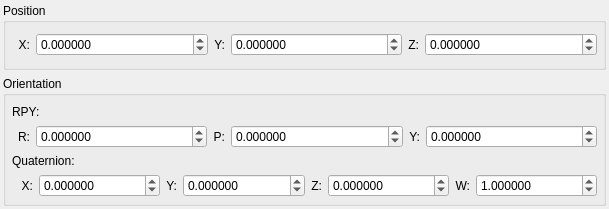
<?xml version="1.0" encoding="UTF-8"?>
<ui version="4.0">
 <class>CartesianEditorWidget</class>
 <widget class="QWidget" name="CartesianEditorWidget">
  <property name="geometry">
   <rect>
    <x>0</x>
    <y>0</y>
    <width>609</width>
    <height>209</height>
   </rect>
  </property>
  <property name="sizePolicy">
   <sizepolicy hsizetype="Expanding" vsizetype="Expanding">
    <horstretch>0</horstretch>
    <verstretch>0</verstretch>
   </sizepolicy>
  </property>
  <property name="windowTitle">
   <string>Form</string>
  </property>
  <layout class="QVBoxLayout" name="verticalLayout">
   <property name="sizeConstraint">
    <enum>QLayout::SetNoConstraint</enum>
   </property>
   <property name="leftMargin">
    <number>3</number>
   </property>
   <property name="topMargin">
    <number>3</number>
   </property>
   <property name="rightMargin">
    <number>3</number>
   </property>
   <property name="bottomMargin">
    <number>3</number>
   </property>
   <item>
    <widget class="QGroupBox" name="position_group">
     <property name="sizePolicy">
      <sizepolicy hsizetype="Expanding" vsizetype="Expanding">
       <horstretch>0</horstretch>
       <verstretch>0</verstretch>
      </sizepolicy>
     </property>
     <property name="title">
      <string>Position</string>
     </property>
     <layout class="QGridLayout" name="gridLayout" columnstretch="0,1,0,1,0,1">
      <property name="sizeConstraint">
       <enum>QLayout::SetNoConstraint</enum>
      </property>
      <property name="leftMargin">
       <number>12</number>
      </property>
      <property name="topMargin">
       <number>0</number>
      </property>
      <property name="rightMargin">
       <number>6</number>
      </property>
      <property name="bottomMargin">
       <number>0</number>
      </property>
      <item row="0" column="5">
       <widget class="QDoubleSpinBox" name="z_value">
        <property name="sizePolicy">
         <sizepolicy hsizetype="Expanding" vsizetype="Fixed">
          <horstretch>1</horstretch>
          <verstretch>0</verstretch>
         </sizepolicy>
        </property>
        <property name="wrapping">
         <bool>true</bool>
        </property>
        <property name="decimals">
         <number>6</number>
        </property>
        <property name="minimum">
         <double>-100.000000000000000</double>
        </property>
        <property name="maximum">
         <double>100.000000000000000</double>
        </property>
        <property name="singleStep">
         <double>0.001000000000000</double>
        </property>
       </widget>
      </item>
      <item row="0" column="4">
       <widget class="QLabel" name="z_label">
        <property name="sizePolicy">
         <sizepolicy hsizetype="Expanding" vsizetype="Preferred">
          <horstretch>0</horstretch>
          <verstretch>0</verstretch>
         </sizepolicy>
        </property>
        <property name="minimumSize">
         <size>
          <width>0</width>
          <height>0</height>
         </size>
        </property>
        <property name="text">
         <string>Z:</string>
        </property>
        <property name="alignment">
         <set>Qt::AlignRight|Qt::AlignTrailing|Qt::AlignVCenter</set>
        </property>
       </widget>
      </item>
      <item row="0" column="1">
       <widget class="QDoubleSpinBox" name="x_value">
        <property name="sizePolicy">
         <sizepolicy hsizetype="Expanding" vsizetype="Fixed">
          <horstretch>1</horstretch>
          <verstretch>0</verstretch>
         </sizepolicy>
        </property>
        <property name="wrapping">
         <bool>true</bool>
        </property>
        <property name="decimals">
         <number>6</number>
        </property>
        <property name="minimum">
         <double>-100.000000000000000</double>
        </property>
        <property name="maximum">
         <double>100.000000000000000</double>
        </property>
        <property name="singleStep">
         <double>0.001000000000000</double>
        </property>
       </widget>
      </item>
      <item row="0" column="2">
       <widget class="QLabel" name="y_label">
        <property name="sizePolicy">
         <sizepolicy hsizetype="Expanding" vsizetype="Preferred">
          <horstretch>0</horstretch>
          <verstretch>0</verstretch>
         </sizepolicy>
        </property>
        <property name="minimumSize">
         <size>
          <width>0</width>
          <height>0</height>
         </size>
        </property>
        <property name="maximumSize">
         <size>
          <width>16777215</width>
          <height>16777215</height>
         </size>
        </property>
        <property name="text">
         <string>Y:</string>
        </property>
        <property name="alignment">
         <set>Qt::AlignRight|Qt::AlignTrailing|Qt::AlignVCenter</set>
        </property>
       </widget>
      </item>
      <item row="0" column="3">
       <widget class="QDoubleSpinBox" name="y_value">
        <property name="sizePolicy">
         <sizepolicy hsizetype="Expanding" vsizetype="Fixed">
          <horstretch>1</horstretch>
          <verstretch>0</verstretch>
         </sizepolicy>
        </property>
        <property name="wrapping">
         <bool>true</bool>
        </property>
        <property name="decimals">
         <number>6</number>
        </property>
        <property name="minimum">
         <double>-100.000000000000000</double>
        </property>
        <property name="maximum">
         <double>100.000000000000000</double>
        </property>
        <property name="singleStep">
         <double>0.001000000000000</double>
        </property>
       </widget>
      </item>
      <item row="0" column="0">
       <widget class="QLabel" name="x_label">
        <property name="sizePolicy">
         <sizepolicy hsizetype="Expanding" vsizetype="Preferred">
          <horstretch>0</horstretch>
          <verstretch>0</verstretch>
         </sizepolicy>
        </property>
        <property name="minimumSize">
         <size>
          <width>0</width>
          <height>0</height>
         </size>
        </property>
        <property name="maximumSize">
         <size>
          <width>16777215</width>
          <height>16777215</height>
         </size>
        </property>
        <property name="text">
         <string>X:</string>
        </property>
        <property name="alignment">
         <set>Qt::AlignRight|Qt::AlignTrailing|Qt::AlignVCenter</set>
        </property>
       </widget>
      </item>
     </layout>
    </widget>
   </item>
   <item>
    <widget class="QGroupBox" name="orientation_group">
     <property name="sizePolicy">
      <sizepolicy hsizetype="Expanding" vsizetype="Expanding">
       <horstretch>0</horstretch>
       <verstretch>0</verstretch>
      </sizepolicy>
     </property>
     <property name="title">
      <string>Orientation</string>
     </property>
     <layout class="QVBoxLayout" name="verticalLayout_2">
      <property name="leftMargin">
       <number>6</number>
      </property>
      <property name="topMargin">
       <number>9</number>
      </property>
      <property name="rightMargin">
       <number>6</number>
      </property>
      <property name="bottomMargin">
       <number>6</number>
      </property>
      <item>
       <widget class="QLabel" name="label">
        <property name="text">
         <string>RPY:</string>
        </property>
       </widget>
      </item>
      <item>
       <widget class="QFrame" name="frame">
        <property name="frameShape">
         <enum>QFrame::NoFrame</enum>
        </property>
        <property name="frameShadow">
         <enum>QFrame::Raised</enum>
        </property>
        <layout class="QHBoxLayout" name="horizontalLayout_3" stretch="0,1,0,1,0,1">
         <property name="leftMargin">
          <number>6</number>
         </property>
         <property name="topMargin">
          <number>0</number>
         </property>
         <property name="rightMargin">
          <number>0</number>
         </property>
         <property name="bottomMargin">
          <number>0</number>
         </property>
         <item>
          <widget class="QLabel" name="roll_label">
           <property name="minimumSize">
            <size>
             <width>0</width>
             <height>0</height>
            </size>
           </property>
           <property name="text">
            <string>R:</string>
           </property>
           <property name="alignment">
            <set>Qt::AlignRight|Qt::AlignTrailing|Qt::AlignVCenter</set>
           </property>
          </widget>
         </item>
         <item>
          <widget class="QDoubleSpinBox" name="roll_value">
           <property name="sizePolicy">
            <sizepolicy hsizetype="Minimum" vsizetype="Fixed">
             <horstretch>1</horstretch>
             <verstretch>0</verstretch>
            </sizepolicy>
           </property>
           <property name="wrapping">
            <bool>true</bool>
           </property>
           <property name="decimals">
            <number>6</number>
           </property>
           <property name="minimum">
            <double>-3.141593000000000</double>
           </property>
           <property name="maximum">
            <double>3.141593000000000</double>
           </property>
           <property name="singleStep">
            <double>0.001000000000000</double>
           </property>
          </widget>
         </item>
         <item>
          <widget class="QLabel" name="pitch_label">
           <property name="minimumSize">
            <size>
             <width>0</width>
             <height>0</height>
            </size>
           </property>
           <property name="text">
            <string>P:</string>
           </property>
           <property name="alignment">
            <set>Qt::AlignRight|Qt::AlignTrailing|Qt::AlignVCenter</set>
           </property>
          </widget>
         </item>
         <item>
          <widget class="QDoubleSpinBox" name="pitch_value">
           <property name="sizePolicy">
            <sizepolicy hsizetype="Expanding" vsizetype="Fixed">
             <horstretch>1</horstretch>
             <verstretch>0</verstretch>
            </sizepolicy>
           </property>
           <property name="wrapping">
            <bool>true</bool>
           </property>
           <property name="decimals">
            <number>6</number>
           </property>
           <property name="minimum">
            <double>-1.570796000000000</double>
           </property>
           <property name="maximum">
            <double>1.570796000000000</double>
           </property>
           <property name="singleStep">
            <double>0.001000000000000</double>
           </property>
          </widget>
         </item>
         <item>
          <widget class="QLabel" name="yaw_label">
           <property name="minimumSize">
            <size>
             <width>0</width>
             <height>0</height>
            </size>
           </property>
           <property name="text">
            <string>Y:</string>
           </property>
           <property name="alignment">
            <set>Qt::AlignRight|Qt::AlignTrailing|Qt::AlignVCenter</set>
           </property>
          </widget>
         </item>
         <item>
          <widget class="QDoubleSpinBox" name="yaw_value">
           <property name="sizePolicy">
            <sizepolicy hsizetype="Minimum" vsizetype="Fixed">
             <horstretch>1</horstretch>
             <verstretch>0</verstretch>
            </sizepolicy>
           </property>
           <property name="wrapping">
            <bool>true</bool>
           </property>
           <property name="decimals">
            <number>6</number>
           </property>
           <property name="minimum">
            <double>-3.141593000000000</double>
           </property>
           <property name="maximum">
            <double>3.141593000000000</double>
           </property>
           <property name="singleStep">
            <double>0.001000000000000</double>
           </property>
          </widget>
         </item>
        </layout>
       </widget>
      </item>
      <item>
       <widget class="QLabel" name="label_2">
        <property name="text">
         <string>Quaternion:</string>
        </property>
       </widget>
      </item>
      <item>
       <widget class="QFrame" name="frame_2">
        <property name="frameShape">
         <enum>QFrame::NoFrame</enum>
        </property>
        <property name="frameShadow">
         <enum>QFrame::Raised</enum>
        </property>
        <layout class="QHBoxLayout" name="horizontalLayout" stretch="0,1,0,1,0,1,0,1">
         <property name="topMargin">
          <number>0</number>
         </property>
         <property name="rightMargin">
          <number>0</number>
         </property>
         <property name="bottomMargin">
          <number>0</number>
         </property>
         <item>
          <widget class="QLabel" name="qx_label">
           <property name="minimumSize">
            <size>
             <width>0</width>
             <height>0</height>
            </size>
           </property>
           <property name="text">
            <string>X:</string>
           </property>
           <property name="alignment">
            <set>Qt::AlignRight|Qt::AlignTrailing|Qt::AlignVCenter</set>
           </property>
          </widget>
         </item>
         <item>
          <widget class="QDoubleSpinBox" name="qx_value">
           <property name="sizePolicy">
            <sizepolicy hsizetype="Minimum" vsizetype="Fixed">
             <horstretch>1</horstretch>
             <verstretch>0</verstretch>
            </sizepolicy>
           </property>
           <property name="wrapping">
            <bool>true</bool>
           </property>
           <property name="decimals">
            <number>6</number>
           </property>
           <property name="minimum">
            <double>-1.000000000000000</double>
           </property>
           <property name="maximum">
            <double>1.000000000000000</double>
           </property>
           <property name="singleStep">
            <double>0.001000000000000</double>
           </property>
          </widget>
         </item>
         <item>
          <widget class="QLabel" name="qy_label">
           <property name="minimumSize">
            <size>
             <width>0</width>
             <height>0</height>
            </size>
           </property>
           <property name="text">
            <string>Y:</string>
           </property>
           <property name="alignment">
            <set>Qt::AlignRight|Qt::AlignTrailing|Qt::AlignVCenter</set>
           </property>
          </widget>
         </item>
         <item>
          <widget class="QDoubleSpinBox" name="qy_value">
           <property name="sizePolicy">
            <sizepolicy hsizetype="Minimum" vsizetype="Fixed">
             <horstretch>1</horstretch>
             <verstretch>0</verstretch>
            </sizepolicy>
           </property>
           <property name="wrapping">
            <bool>true</bool>
           </property>
           <property name="decimals">
            <number>6</number>
           </property>
           <property name="minimum">
            <double>-1.000000000000000</double>
           </property>
           <property name="maximum">
            <double>1.000000000000000</double>
           </property>
           <property name="singleStep">
            <double>0.001000000000000</double>
           </property>
          </widget>
         </item>
         <item>
          <widget class="QLabel" name="qz_label">
           <property name="minimumSize">
            <size>
             <width>0</width>
             <height>0</height>
            </size>
           </property>
           <property name="text">
            <string>Z:</string>
           </property>
           <property name="alignment">
            <set>Qt::AlignRight|Qt::AlignTrailing|Qt::AlignVCenter</set>
           </property>
          </widget>
         </item>
         <item>
          <widget class="QDoubleSpinBox" name="qz_value">
           <property name="sizePolicy">
            <sizepolicy hsizetype="Minimum" vsizetype="Fixed">
             <horstretch>1</horstretch>
             <verstretch>0</verstretch>
            </sizepolicy>
           </property>
           <property name="wrapping">
            <bool>true</bool>
           </property>
           <property name="decimals">
            <number>6</number>
           </property>
           <property name="minimum">
            <double>-1.000000000000000</double>
           </property>
           <property name="maximum">
            <double>1.000000000000000</double>
           </property>
           <property name="singleStep">
            <double>0.001000000000000</double>
           </property>
          </widget>
         </item>
         <item>
          <widget class="QLabel" name="qw_label">
           <property name="minimumSize">
            <size>
             <width>0</width>
             <height>0</height>
            </size>
           </property>
           <property name="text">
            <string>W:</string>
           </property>
           <property name="alignment">
            <set>Qt::AlignRight|Qt::AlignTrailing|Qt::AlignVCenter</set>
           </property>
          </widget>
         </item>
         <item>
          <widget class="QDoubleSpinBox" name="qw_value">
           <property name="sizePolicy">
            <sizepolicy hsizetype="Minimum" vsizetype="Fixed">
             <horstretch>1</horstretch>
             <verstretch>0</verstretch>
            </sizepolicy>
           </property>
           <property name="wrapping">
            <bool>true</bool>
           </property>
           <property name="decimals">
            <number>6</number>
           </property>
           <property name="minimum">
            <double>-1.000000000000000</double>
           </property>
           <property name="maximum">
            <double>1.000000000000000</double>
           </property>
           <property name="singleStep">
            <double>0.001000000000000</double>
           </property>
           <property name="value">
            <double>1.000000000000000</double>
           </property>
          </widget>
         </item>
        </layout>
       </widget>
      </item>
     </layout>
    </widget>
   </item>
  </layout>
 </widget>
 <resources/>
 <connections/>
</ui>
